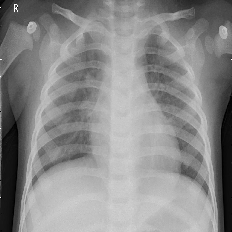
#> input picture LAB 2/Task1_chest_xray/data/PNEUMONIA_2.png, 232 x 232 px, found by its file name
$ jupyter execute Tasks.ipynb
#> lines starting #> are read from the running program, lines starting #| are printed output that depends on the picture; after the words box and inside, x2 and y2 are one past the last pixel; in counts of white or black regions, pixels touching at a corner belong together
Task1

[cell 1]
import cv2
import numpy as np
import matplotlib.pyplot as plt

[cell 2]
import cv2
import numpy as np

img = cv2.imread(r'D:\Danias Code\CV\LAB 02\task1_chest_xray\PNEUMONIA\PNEUMONIA_2.png', 0)
#> img is the input picture: shape (232, 232); min 0, max 255, mean 138.4

equalized = cv2.equalizeHist(img)
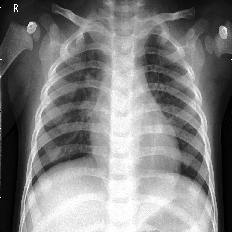
#> equalized: shape (232, 232); min 0, max 255, mean 128.3
cv2.imshow('Original Image', img)
cv2.imshow('Equalized Image', equalized)

heatmap = cv2.applyColorMap(equalized, cv2.COLORMAP_JET)
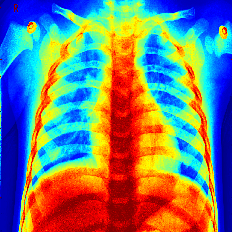
#> heatmap: shape (232, 232, 3); mean B, G, R 119, 126.3, 119.7
cv2.imshow('Heatmap', heatmap)
b, g, r = cv2.split(heatmap)
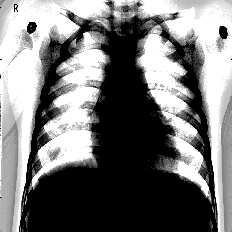
#> b: shape (232, 232); min 0, max 255, mean 119
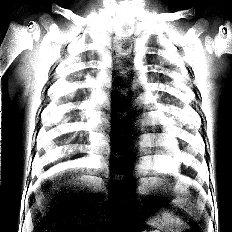
#> g: shape (232, 232); min 0, max 255, mean 126.3
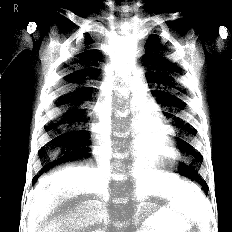
#> r: shape (232, 232); min 0, max 255, mean 119.7
b = cv2.add(b, 10)
balanced = cv2.merge([b, g, r])
cv2.imshow('Balanced Image', balanced)

_, threshold = cv2.threshold(equalized, 150, 255, cv2.THRESH_BINARY)
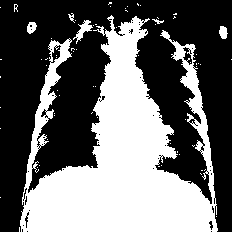
#> threshold: shape (232, 232); 41.4% white; 68 white regions (62 under 20 px), largest, box (x1, y1, x2, y2) and area: (20, 15, 218, 232) 21771, (73, 20, 93, 44) 164, (219, 26, 228, 39) 87, (27, 22, 37, 34) 84, (68, 13, 75, 23) 28, (152, 19, 164, 24) 27
cv2.imshow('Thresholded Image', threshold)
c = 255 / np.log(1 + np.max(img))
#> c = 45.99
log_img = c * (np.log(img + 1))
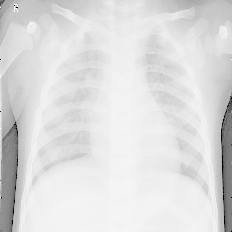
#> log_img: shape (232, 232) float16; 0.01% of the values are NaN or infinite; the others: min 0, max 255, mean 221.4; drawn with min black, max white, NaN and infinite black
log_img = np.uint8(log_img)

cv2.imshow('Log Transformed Image', log_img)
gamma = 0.5
gamma_img = 255 * (img / 255) ** gamma
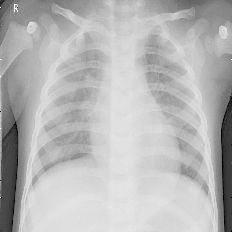
#> gamma_img: shape (232, 232) float64; min 0, max 255, mean 183.3
gamma_img = np.uint8(gamma_img)

cv2.imshow('Gamma Corrected Image', gamma_img)

cv2.waitKey(0)
cv2.destroyAllWindows()

$ run again, with LAB 2/Task1_chest_xray/data/PNEUMONIA_10.png copied over LAB 2/Task1_chest_xray/data/PNEUMONIA_2.png
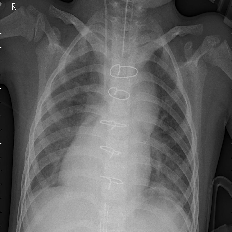
#> input picture LAB 2/Task1_chest_xray/data/PNEUMONIA_10.png, 232 x 232 px, found by its file name
#> img is the input picture: shape (232, 232); min 0, max 255, mean 98.6
#> `_, threshold = cv2.threshold(equalized, 150, 255, cv2.THRESH_BINARY)`:
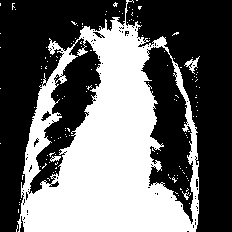
#> threshold: shape (232, 232); 41.3% white; 144 white regions (140 under 20 px), largest, box (x1, y1, x2, y2) and area: (17, 0, 199, 232) 21774, (184, 56, 200, 74) 96, (50, 156, 61, 162) 40, (182, 191, 189, 200) 24
#> c = 45.99
#> `gamma_img = 255 * (img / 255) ** gamma`:
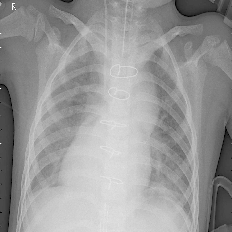
#> gamma_img: shape (232, 232) float64; min 0, max 255, mean 152.8

$ run again, with LAB 2/Task1_chest_xray/data/PNEUMONIA_11.png copied over LAB 2/Task1_chest_xray/data/PNEUMONIA_2.png
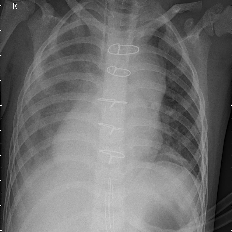
#> input picture LAB 2/Task1_chest_xray/data/PNEUMONIA_11.png, 232 x 232 px, found by its file name
#> img is the input picture: shape (232, 232); min 0, max 255, mean 112.7
#> `_, threshold = cv2.threshold(equalized, 150, 255, cv2.THRESH_BINARY)`:
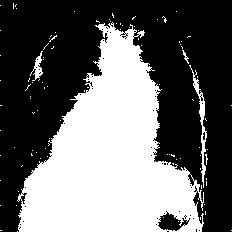
#> threshold: shape (232, 232); 41.1% white; 100 white regions (96 under 20 px), largest, box (x1, y1, x2, y2) and area: (17, 22, 204, 232) 21322, (189, 65, 207, 188) 400, (30, 51, 43, 81) 146, (182, 50, 189, 64) 30
#> c = 45.99
#> `gamma_img = 255 * (img / 255) ** gamma`:
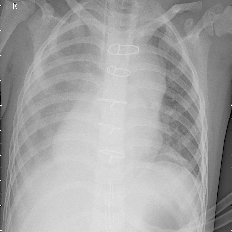
#> gamma_img: shape (232, 232) float64; min 0, max 255, mean 165.2
